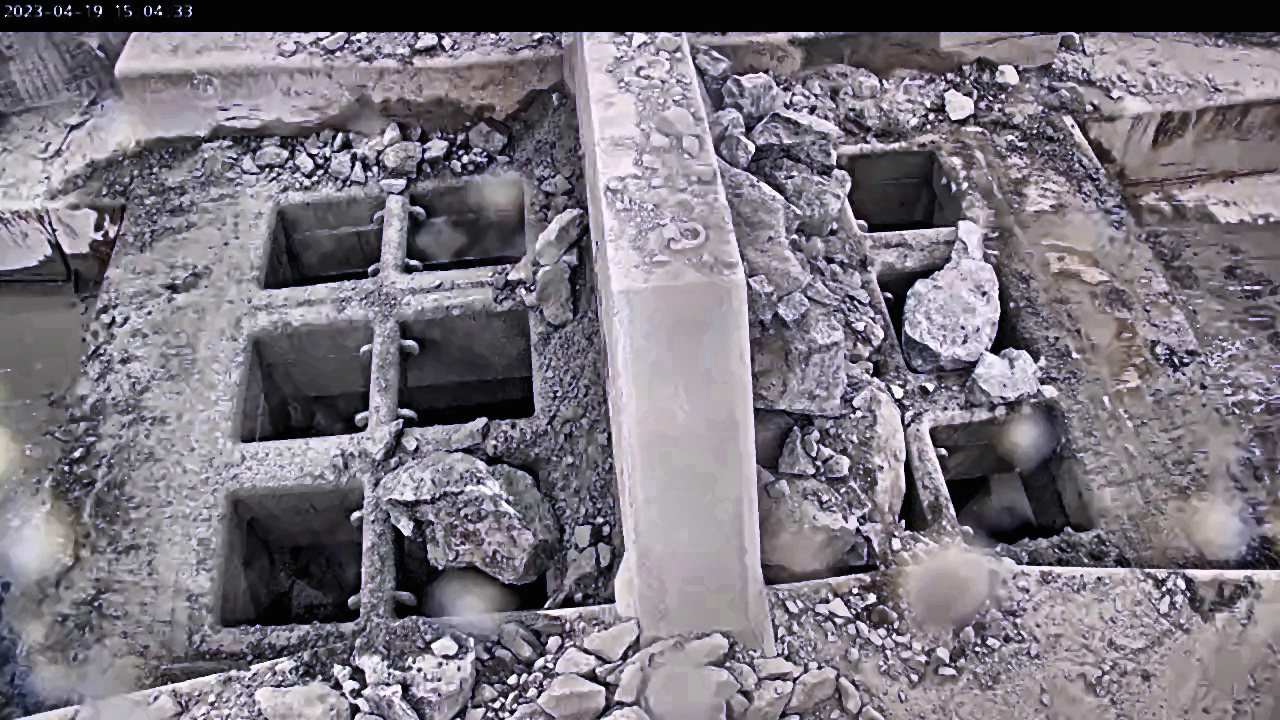
#> input picture examples/frame0-00-00.00.jpg, 1280 x 720 px
$ python -i preprocess.py   (imports and definitions only)
#> lines starting #> are read from the running program, lines starting #| are printed output that depends on the picture
#> further down, picture is the input picture: shape (720, 1280, 3); mean B, G, R 126.6, 117.5, 122.8
import cv2
import numpy as np
import os
import time


def crop_image(image, crop_percent):
    # Get the original image dimensions
#> called with crop_percent = 0.05
    height, width = image.shape[:2]
#> height = 720; width = 1280

    # Calculate the crop values based on the crop_percent
    crop_height = int(height * crop_percent)
#> crop_height = 36
    crop_width = int(width * crop_percent)
#> crop_width = 64

    # Calculate the crop boundaries
    top = crop_height
#> top = 36
    bottom = height - crop_height
#> bottom = 684
    left = crop_width
#> left = 64
    right = width - crop_width
#> right = 1216

    # Crop the image
    cropped_image = image[top:bottom, left:right]

    return cropped_image


def resize_image(image, target_size):
        # Resize the image
#> called with target_size = (1280, 720)
        resized_image = cv2.resize(image, target_size)
        return resized_image

def enhance_contrast(image):
    # Convert image to LAB color space
    lab = cv2.cvtColor(image, cv2.COLOR_BGR2LAB)
#> lab: shape (720, 1280, 3); mean of channels 0, 1, 2 129.4, 132, 123.5

    # Split LAB channels
    l, a, b = cv2.split(lab)
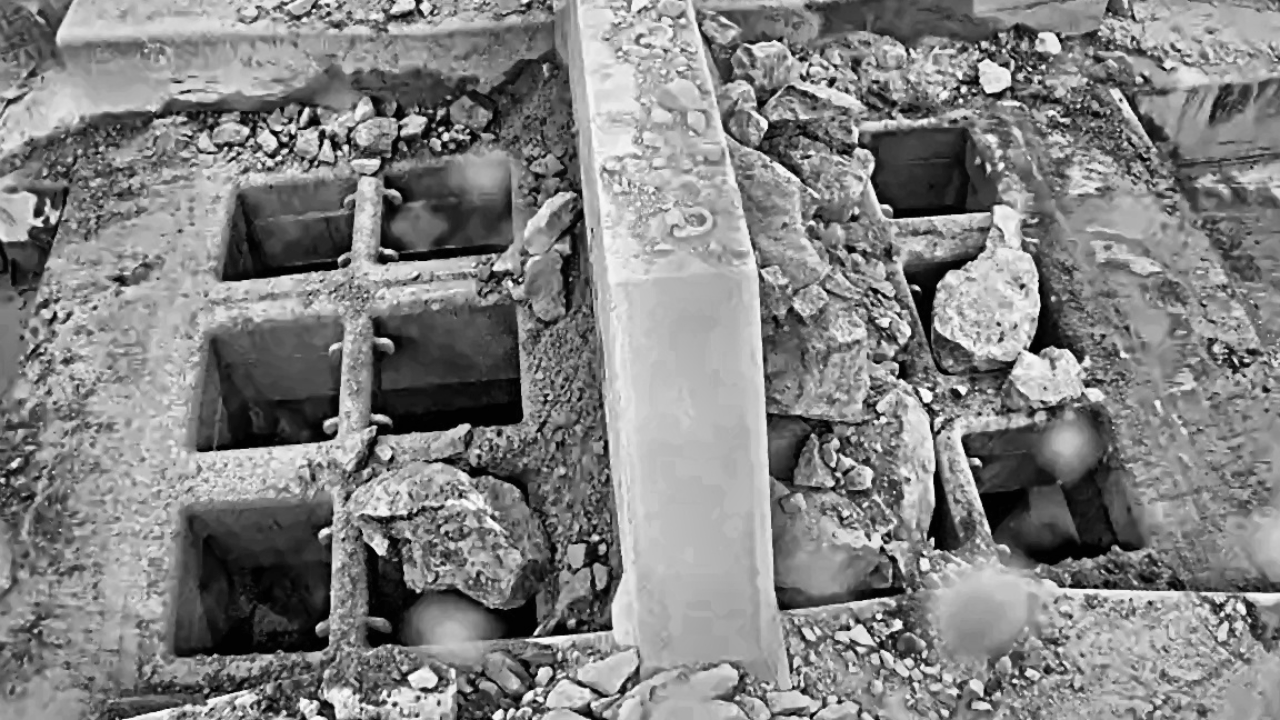
#> l: shape (720, 1280); min 0, max 254, mean 129.4
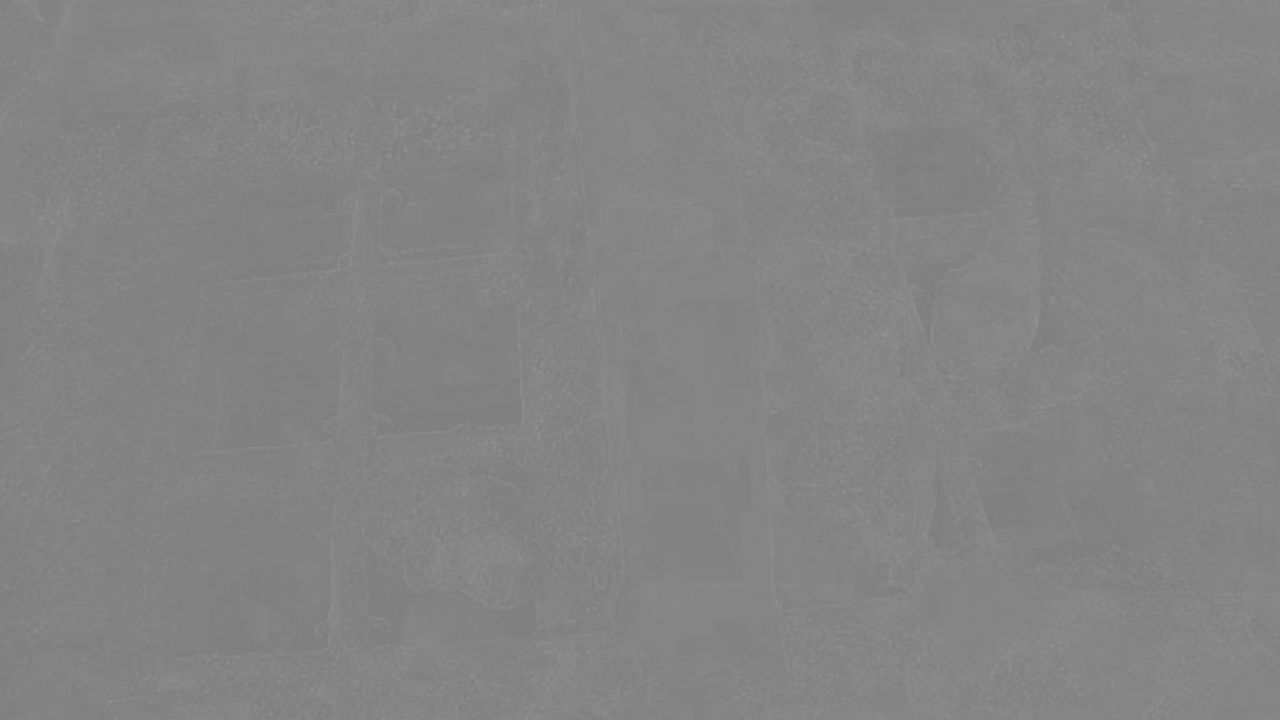
#> a: shape (720, 1280); min 124, max 146, mean 132

    # Apply CLAHE to the L channel
    clahe = cv2.createCLAHE(clipLimit=2.0, tileGridSize=(8, 8))
    enhanced_l = clahe.apply(l)

    # Merge enhanced L channel with original A and B channels
    enhanced_lab = cv2.merge((enhanced_l, a, b))
#> enhanced_lab: shape (720, 1280, 3); mean of channels 0, 1, 2 129.6, 132, 123.5

    # Convert back to RGB color space
    enhanced_image = cv2.cvtColor(enhanced_lab, cv2.COLOR_LAB2BGR)

    return enhanced_image


def sharpen_image(image):
    # Convert image to grayscale
    gray = cv2.cvtColor(image, cv2.COLOR_BGR2GRAY)

    # Apply Gaussian blur
    blurred = cv2.GaussianBlur(gray, (0, 0), sigmaX=1, sigmaY=1)

    # Calculate the sharpened image
    sharpened = cv2.addWeighted(gray, 1.5, blurred, -0.5, 0)

    # Convert back to color image
    sharpened_image = cv2.cvtColor(sharpened, cv2.COLOR_GRAY2BGR)

    return sharpened_image


def apply_gaussian_blur(image, kernel_size=(3, 3), sigma=0):
    blurred_image = cv2.GaussianBlur(image, kernel_size, sigma)
    return blurred_image


def apply_median_filter(image, kernel_size=3):
#> called with kernel_size = 3
    filtered_image = cv2.medianBlur(image, kernel_size)
    return filtered_image


def unsharp_masking(image, sigma=1, strength=2):
    # Apply Gaussian blur to create a blurred version of the image
#> called with sigma = 1, strength = 2
    blurred = cv2.GaussianBlur(image, (0, 0), sigma)

    # Calculate the high-pass image (original image - blurred image)
    high_pass = cv2.subtract(image, blurred)
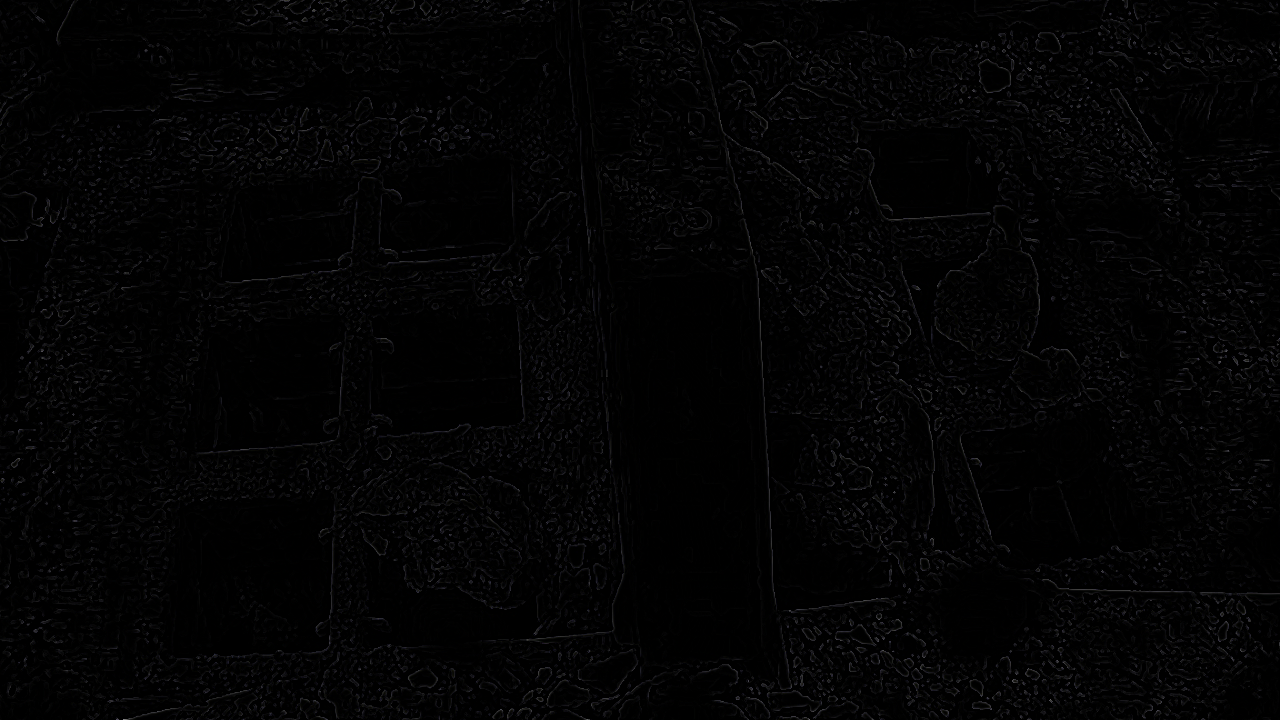
#> high_pass: shape (720, 1280, 3); mean B, G, R 3.3, 3, 3

    # Multiply the high-pass image by the strength factor
    sharpened = cv2.multiply(high_pass, strength)

    # Add the sharpened image to the original image
    sharpened_image = cv2.add(image, sharpened)
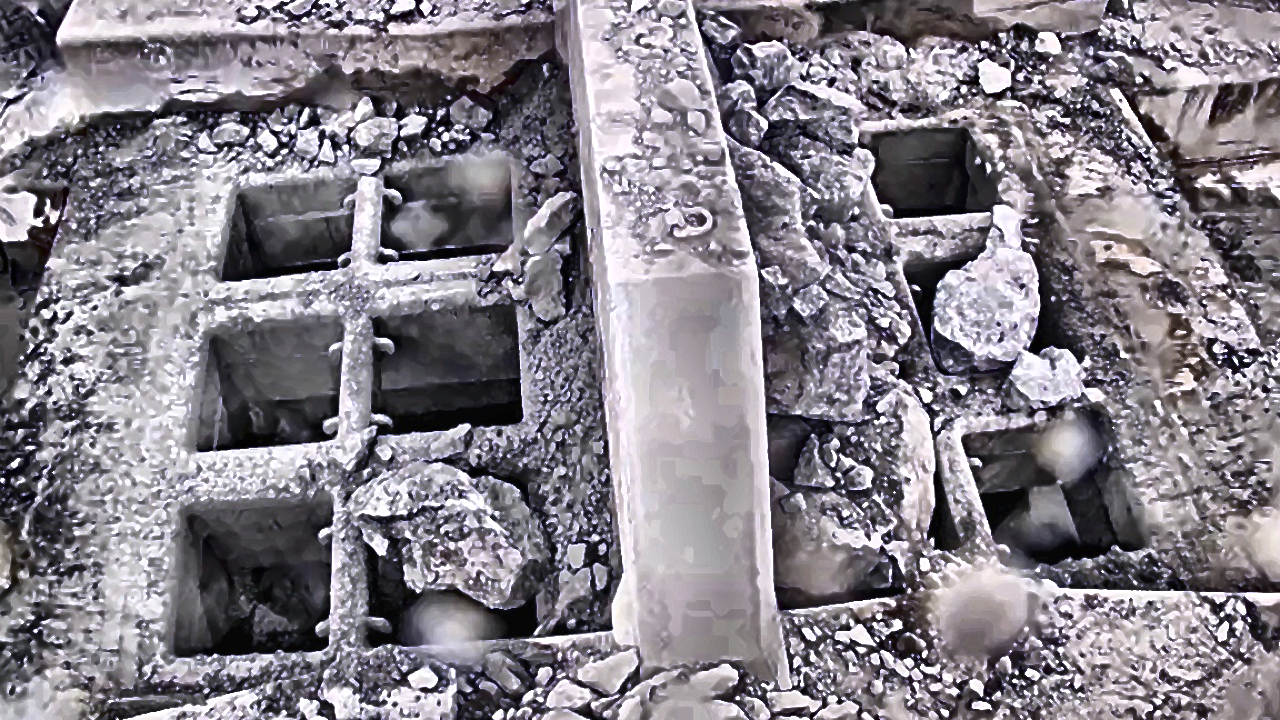
#> sharpened_image: shape (720, 1280, 3); mean B, G, R 136.5, 127.7, 132.9

    # Make sure the pixel values are within the valid range (0-255)
    sharpened_image = np.clip(sharpened_image, 0, 255).astype(np.uint8)

    return sharpened_image


def apply_preprocess(raw_image):
    preprocessed_image = crop_image(raw_image, 0.05)
    preprocessed_image = resize_image(preprocessed_image, (1280, 720))
    preprocessed_image = enhance_contrast(preprocessed_image)
    preprocessed_image = apply_median_filter(preprocessed_image)
    preprocessed_image = unsharp_masking(preprocessed_image)

    return preprocessed_image

>>> import cv2
>>> picture = cv2.imread('../examples/frame0-00-00.00.jpg')
>>> result = apply_preprocess(picture)
